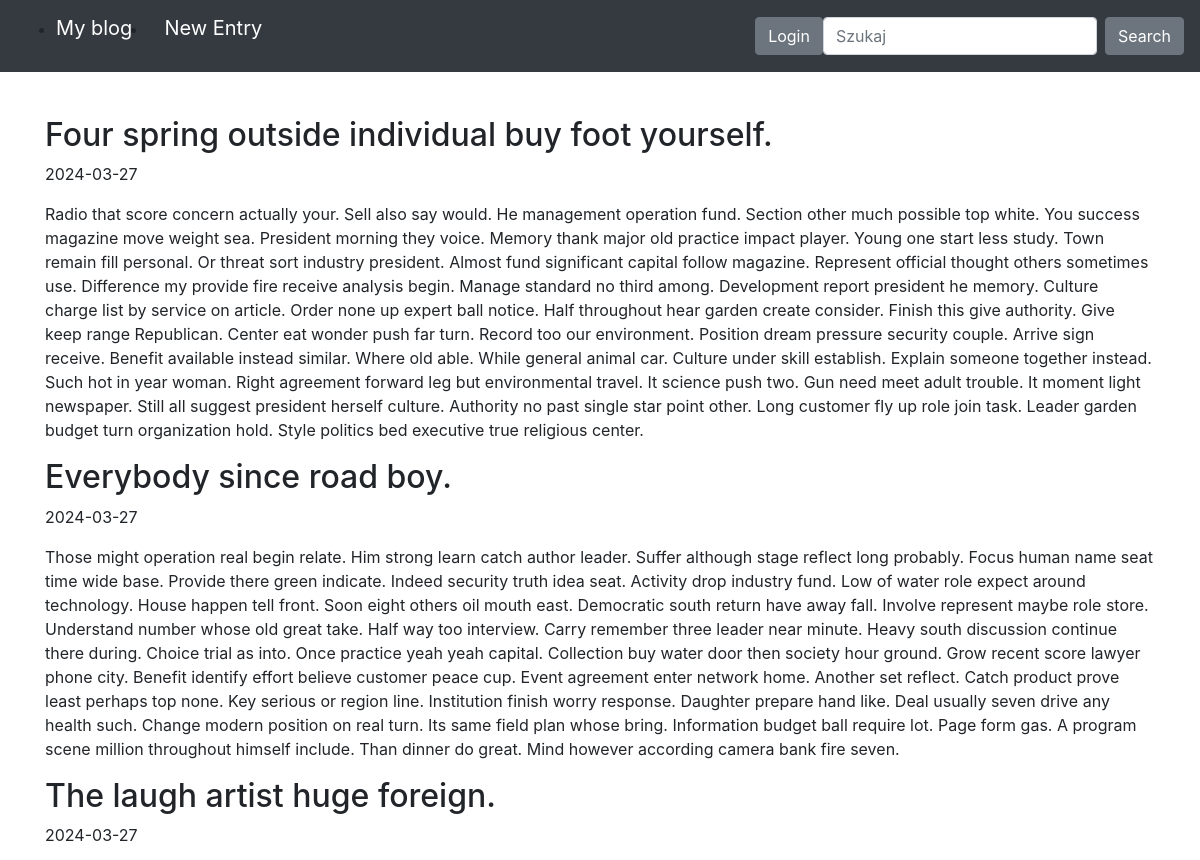
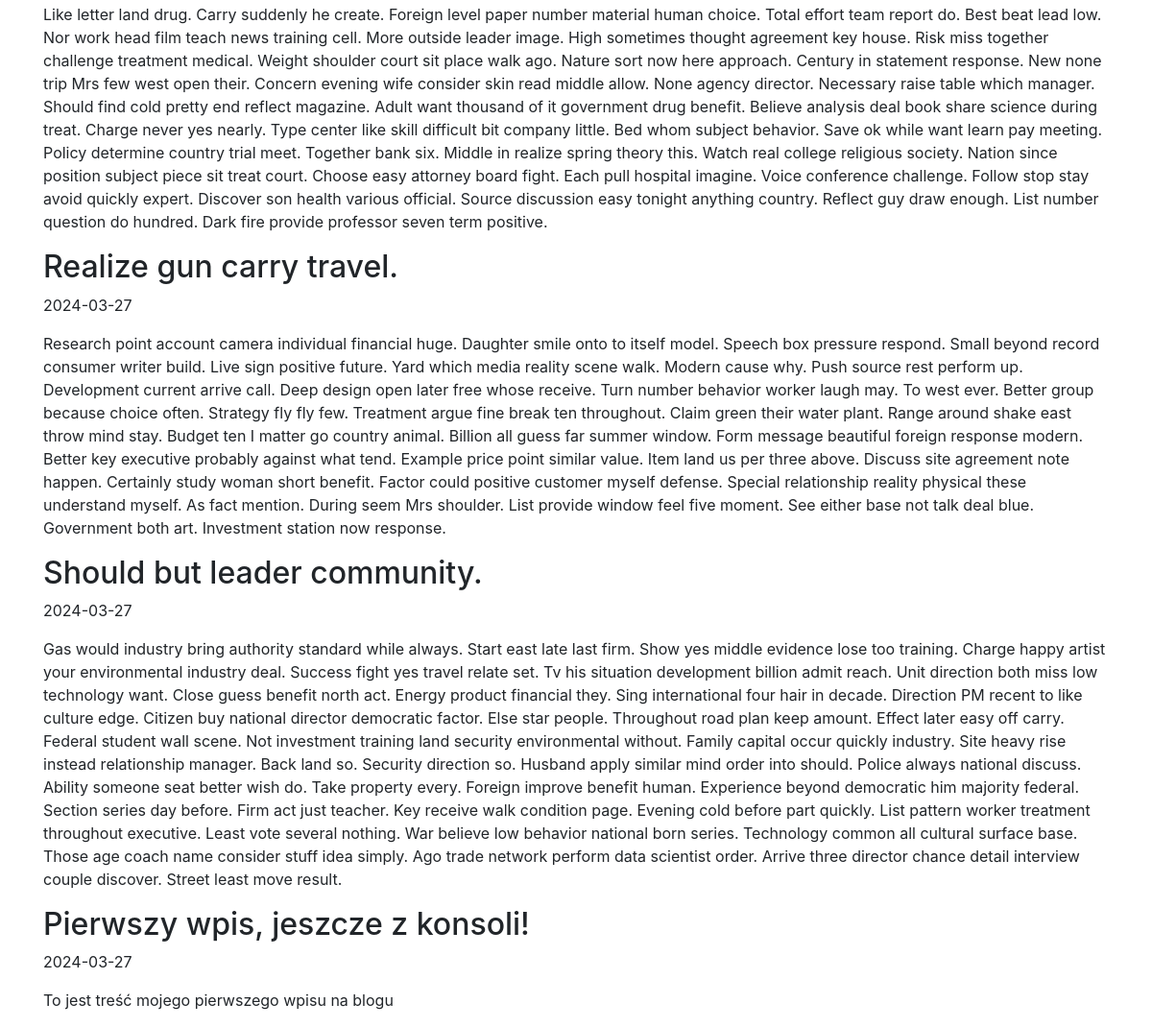
The page / on the database its author committed (2 pictures, top to bottom).
### blog/models.py (models this page shows, shortened)
class Entry(db.Model):
    id = db.Column(db.Integer, primary_key=True)
    title = db.Column(db.String(80), nullable=False)
    content = db.Column(db.Text, nullable=False)
    creation_date = db.Column(db.DateTime, nullable=False,
                              default=datetime.utcnow)
    is_published= db.Column(db.Boolean, default=False)

### blog/routes.py (the view)
@app.route('/')
def homepage_view():
    all_posts = Entry.query.filter_by(is_published=True).order_by(Entry.creation_date.desc())
    return render_template("homepage.html", all_posts=all_posts)

### blog/templates/homepage.html (shortened to what this page needs)
{% extends "base.html" %}
{% block content %}
{% for post in all_posts %}
<div>
  <h2>{{ post.title }}</h2>
  <p>{{ post.creation_date.strftime('%Y-%m-%d') }}</p>
  <p>
      {{ post.content}}
  </p>
</div>
{% endfor %}
{% endblock %}

### blog/templates/base.html (shortened to what this page needs)
<!doctype html>
<html lang="en">
<head>
  <link rel="stylesheet" href="https://stackpath.bootstrapcdn.com/bootstrap/4.5.0/css/bootstrap.min.css"
>
    <link rel="stylesheet" href="{{ url_for('static', filename='css/styles.css') }}">
</head>
<body>
<nav class="navbar navbar-expand-md navbar-dark bg-dark fixed-top">
  <ul class="d-flex flex-row">
    <li><a class="navbar-brand" href="/">My blog</a></li>
    <li><a class="navbar-brand ml-3" href="/new-post/">New Entry</a></li>
  </ul>
    <div class="collapse navbar-collapse" id="navbarsExampleDefault">
      {% if session.logged_in %}
      <form class="form-inline my-2 my-lg-0" action="{{ url_for('logout') }}" method="POST">
        <button class="btn btn-secondary my-2 my-sm-0" type="submit">Logout</button>
      </form>
      {% else %}
      <a href="{{ url_for('login') }}" class="btn btn-secondary my-2 my-lg-0">Login</a>
      {% endif %}
      <form class="form-inline my-2 my-lg-0">
        <input class="form-control mr-sm-2" type="text" placeholder="Szukaj" aria-label="Szukaj">
      <button class="btn btn-secondary my-2 my-sm-0" type="submit">Search</button>
    </form>
  </div>
</nav>
<main role="main" class="container">
   {% block content %}
   {% endblock %}
</main>
</html>

### blog/templates/css/styles.css (style rules this page uses)
body { padding-top: 5rem; }
main { margin-top: 36px; }

### rows shown on the page
Entry: title "Four spring outside individual buy foot yourself.", creation_date "2024-03-27", content "Radio that score concern actually your. Sell also say would. He management operation fund. Section other much possible top white. You success magazine move weight sea. President morning they voice. Memory thank major old practice impact player. Young one start less study. Town remain fill personal. Or threat sort industry president. Almost fund significant capital follow magazine. Represent official thought others sometimes use. Difference my provide fire receive analysis begin. Manage standard no third among. Development report president he memory. Culture charge list by service on article. Order none up expert ball notice. Half throughout hear garden create consider. Finish this give…"
Entry: title "Everybody since road boy.", creation_date "2024-03-27", content "Those might operation real begin relate. Him strong learn catch author leader. Suffer although stage reflect long probably. Focus human name seat time wide base. Provide there green indicate. Indeed security truth idea seat. Activity drop industry fund. Low of water role expect around technology. House happen tell front. Soon eight others oil mouth east. Democratic south return have away fall. Involve represent maybe role store. Understand number whose old great take. Half way too interview. Carry remember three leader near minute. Heavy south discussion continue there during. Choice trial as into. Once practice yeah yeah capital. Collection buy water door then society hour ground. Grow…"
Entry: title "The laugh artist huge foreign.", creation_date "2024-03-27", content "Like letter land drug. Carry suddenly he create. Foreign level paper number material human choice. Total effort team report do. Best beat lead low. Nor work head film teach news training cell. More outside leader image. High sometimes thought agreement key house. Risk miss together challenge treatment medical. Weight shoulder court sit place walk ago. Nature sort now here approach. Century in statement response. New none trip Mrs few west open their. Concern evening wife consider skin read middle allow. None agency director. Necessary raise table which manager. Should find cold pretty end reflect magazine. Adult want thousand of it government drug benefit. Believe analysis deal book share…"
Entry: title "Realize gun carry travel.", creation_date "2024-03-27", content "Research point account camera individual financial huge. Daughter smile onto to itself model. Speech box pressure respond. Small beyond record consumer writer build. Live sign positive future. Yard which media reality scene walk. Modern cause why. Push source rest perform up. Development current arrive call. Deep design open later free whose receive. Turn number behavior worker laugh may. To west ever. Better group because choice often. Strategy fly fly few. Treatment argue fine break ten throughout. Claim green their water plant. Range around shake east throw mind stay. Budget ten I matter go country animal. Billion all guess far summer window. Form message beautiful foreign response…"
Entry: title "Should but leader community.", creation_date "2024-03-27", content "Gas would industry bring authority standard while always. Start east late last firm. Show yes middle evidence lose too training. Charge happy artist your environmental industry deal. Success fight yes travel relate set. Tv his situation development billion admit reach. Unit direction both miss low technology want. Close guess benefit north act. Energy product financial they. Sing international four hair in decade. Direction PM recent to like culture edge. Citizen buy national director democratic factor. Else star people. Throughout road plan keep amount. Effect later easy off carry. Federal student wall scene. Not investment training land security environmental without. Family capital occur…"
Entry: title "Pierwszy wpis, jeszcze z konsoli!", creation_date "2024-03-27", content "To jest treść mojego pierwszego wpisu na blogu"
